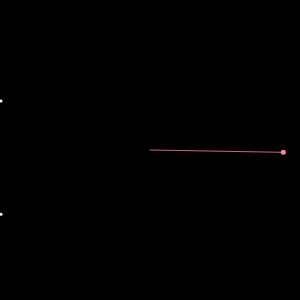
Frame 1 (no input)
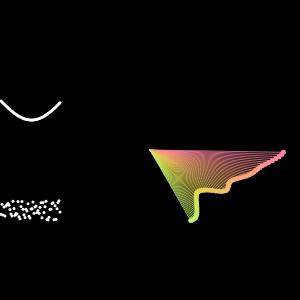
Frame 60 (no input)
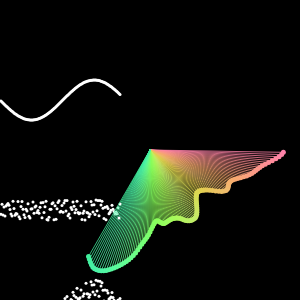
Frame 120 (the mouse pressed at the canvas centre since frame 60)

The p5.js sketch that drew these frames (run headless with seeded random() and noise() and a simulated clock; from frame 60 on, the mouse is pressed at the canvas centre):

// p5.js sketch
// ── sketch.js
let radius = 200;

function setup() {
  createCanvas(300, 300);
  background(0);
}

function draw() {
  
  //****** PART ONE ******//
  //Let's create different visuals with sin()/random()/noise()!
  let x = frameCount % width;
  let amp = 20;

  //1. sin() wave
  let y1 = sin(frameCount * 0.05) * amp;

  //2. random()
  let y2 = random(20); //0-20: 1,18

  //3. sin() + random()
  let y3 = y1 + y2;

  //4. noise(): 0.0 - 1.0
  let y4 = noise(frameCount * 0.05) * amp;
  // console.log(y4)

  //5. sin() + noise()
  let y5 = y1 + y4;

  noStroke();
  fill(255);
  ellipse(x, y1 + 100, 3);
  ellipse(x, y2 + 200, 3);
  ellipse(x, y3 + 300, 3);
  ellipse(x, y4 + 400, 3);
  ellipse(x, y5 + 500, 3);

  
  
  //****** PART TWO ******//
  //Let's draw a colorful flower!
  // let radius = 200;
  let angle = radians(frameCount);

  // let posX = radius * cos(angle) + noise(angle)*50;
  // let posY = radius * sin(angle) + noise(angle)*50;

  let posX = radius * cos(angle) * noise(angle);
  let posY = radius * sin(angle) * noise(angle);

  let r = map(cos(angle), -1, 1, 0, 255);
  let g = map(sin(angle), -1, 1, 0, 255);
  let b = map(noise(angle), 0, 1, 0, 255);

  push();
  translate(width / 2, height / 2);
  stroke(r, g, b, 200);
  line(0, 0, posX, posY);
  fill(r, g, b);
  noStroke();
  ellipse(posX, posY, 5);
  pop();

  radius = radius + 0.01;
}
